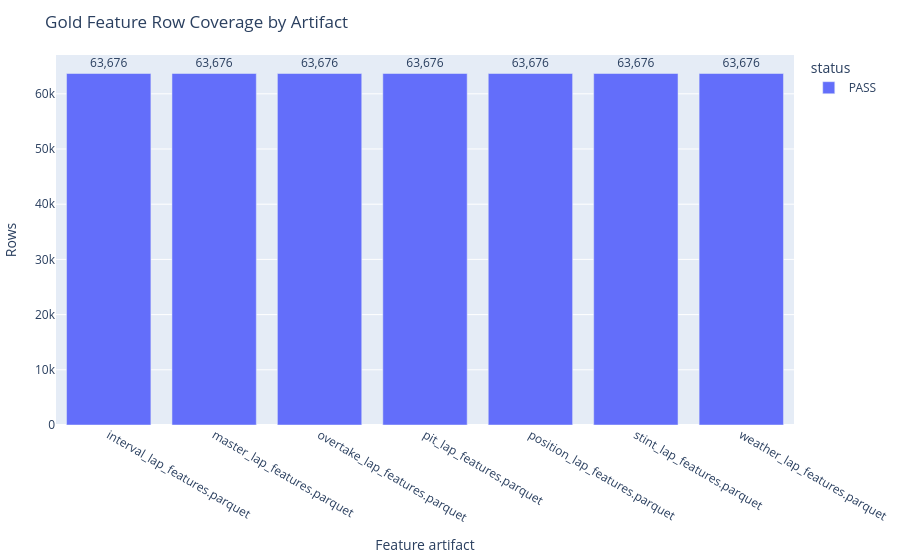

Source (notebook cell):
### Markdown cell above
## Feature Table Row Coverage

Every lap-grain feature table should align with the canonical master grain:
`session_key + driver_number + lap_number`. Mismatched row counts create
silent train-time nulls or dropped rows.

### Code cell
feature_files = sorted(FEATURES.glob("*.parquet"))
coverage_rows = []
for path in feature_files:
    df = pd.read_parquet(path)
    key_dupes = int(df.duplicated(["session_key", "driver_number", "lap_number"]).sum()) if {"session_key", "driver_number", "lap_number"}.issubset(df.columns) else None
    coverage_rows.append({
        "artifact": path.name,
        "rows": int(len(df)),
        "columns": int(len(df.columns)),
        "duplicate_keys": key_dupes,
    })
coverage = pd.DataFrame(coverage_rows).sort_values("artifact")
coverage["status"] = np.where(coverage["duplicate_keys"].fillna(0).eq(0), "PASS", "FAIL")
coverage.to_csv(OUTPUT_TABLES / "feature_row_coverage.csv", index=False)

fig = px.bar(
    coverage,
    x="artifact",
    y="rows",
    color="status",
    text="rows",
    title="Gold Feature Row Coverage by Artifact",
    labels={"artifact": "Feature artifact", "rows": "Rows"},
)
fig.update_layout(margin=dict(l=10, r=10, t=55, b=130))
fig.update_traces(texttemplate="%{text:,}", textposition="outside", cliponaxis=False)
save_chart(fig, "feature_row_coverage")
fig.show()

display(coverage)

### Figure 1 — Plotly figure (JSON) as saved in the notebook; plotly's stock layout.template omitted (floating-point values rounded to 4 significant figures)
{"data": [{"cliponaxis": false, "hovertemplate": "status=PASS<br>Feature artifact=%{x}<br>Rows=%{text}<extra></extra>", "legendgroup": "PASS", "marker": {"color": "#636efa", "pattern": {"shape": ""}}, "name": "PASS", "orientation": "v", "showlegend": true, "text": [63680.0, 63680.0, 63680.0, 63680.0, 63680.0, 63680.0, 63680.0], "textposition": "outside", "texttemplate": "%{text:,}", "type": "bar", "x": ["interval_lap_features.parquet", "master_lap_features.parquet", "overtake_lap_features.parquet", "pit_lap_features.parquet", "position_lap_features.parquet", "stint_lap_features.parquet", "weather_lap_features.parquet"], "xaxis": "x", "y": [63676, 63676, 63676, 63676, 63676, 63676, 63676], "yaxis": "y"}], "layout": {"barmode": "relative", "legend": {"title": {"text": "status"}, "tracegroupgap": 0}, "margin": {"b": 130, "l": 10, "r": 10, "t": 55}, "title": {"text": "Gold Feature Row Coverage by Artifact"}, "xaxis": {"anchor": "y", "domain": [0.0, 1.0], "title": {"text": "Feature artifact"}}, "yaxis": {"anchor": "x", "domain": [0.0, 1.0], "title": {"text": "Rows"}}}}
